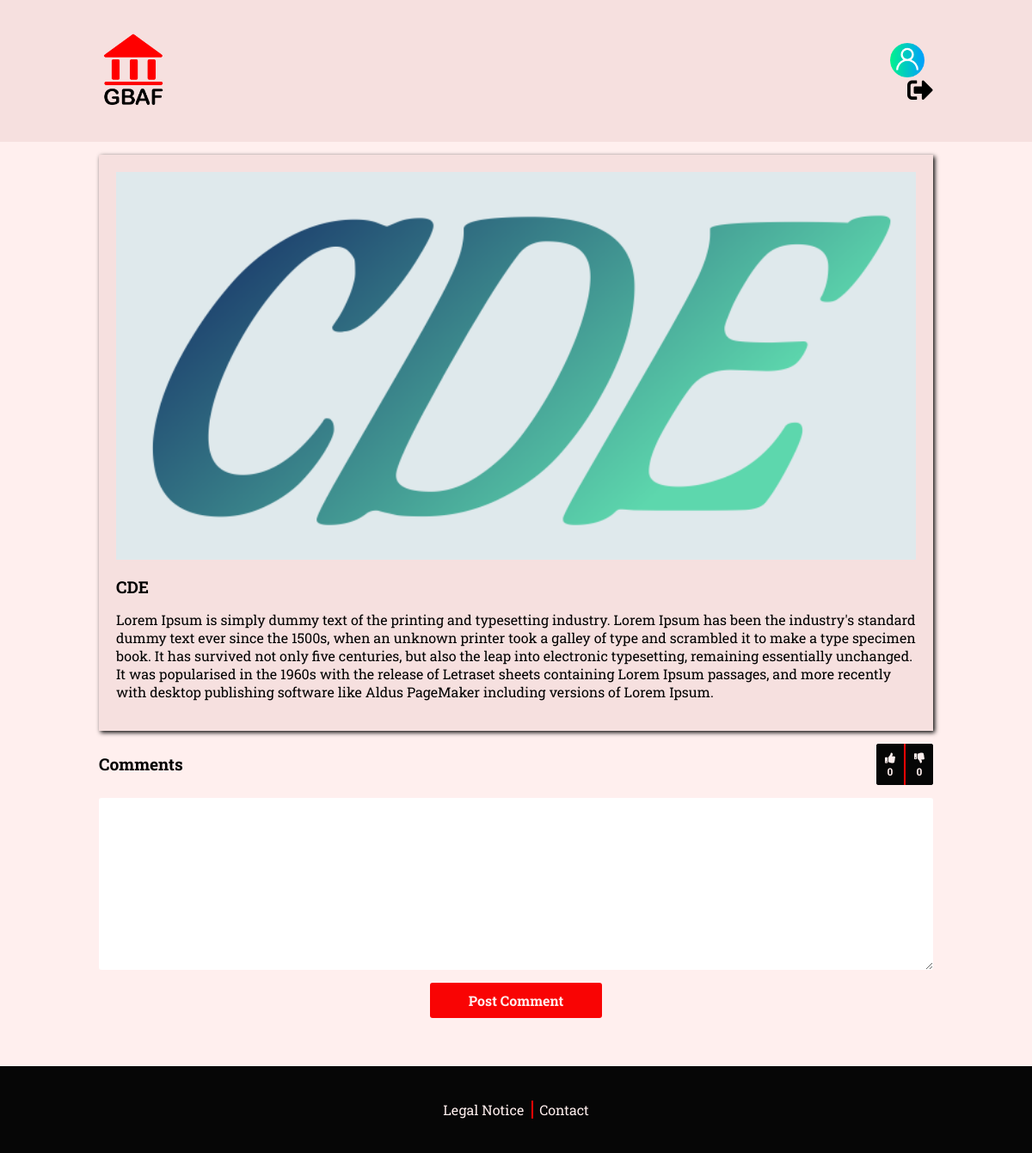
/index.php?controller=partner&task=getOnePartner&partnerId=1 (signed in), run on the app's committed database.
### tables this page shows
CREATE TABLE `gbaf_partner` (
  `id` int(11) NOT NULL,
  `logo` varchar(255) NOT NULL,
  `title` varchar(255) NOT NULL,
  `content` text NOT NULL,
  `createdAt` datetime NOT NULL DEFAULT current_timestamp()
);

### app/Vue.php (called while the page is built, shortened)
<?php
class Vue {
  public static function render(string $page, array $array = []) {
    extract($array);
    require('views/'.$page.'.html.php');
    require('views/template.html.php');
  }
}

### app/controllers/Partner.php (called while the page is built, shortened)
<?php
class Partner extends Controller {
  public function getOnePartner() {
    if(isset($_GET['partnerId']) && (int)$_GET['partnerId']) {
      $partner = $this->model->findById($_GET['partnerId']);
      $voteManager = new \Models\Vote();
      $likes = $voteManager->findVotesByPartner($_GET['partnerId'], "like_count");
      $dislikes = $voteManager->findVotesByPartner($_GET['partnerId'], "dislike_count");
    } else {
      \Location::redirect("index.php?controller=partner&task=getAllPartners");
    }
    \Vue::render("partner/partner", compact("title", "partner", "comments", "likes", "dislikes", "partnerId"));
  }
}

### app/Application.php (called while the page is built, shortened)
<?php
class Application {
  public static function process() {
    $task = "signin";
    if(!empty($_GET['task'])) {
      $task = $_GET['task'];
    }
    $controller = new $controllerName();
    $controller->$task();
  }
}

### index.php (called while the page is built, shortened)
<?php
require_once './app/Autoloader.php';
Application::process();

### app/controllers/Controller.php (called while the page is built, shortened)
<?php
abstract class Controller {
  public function __construct() {
    $this->model = new $this->modelName();
  }
}

### app/Autoloader.php (called while the page is built, shortened)
<?php
class Autoloader {
  public static function loadClass() {
    spl_autoload_register(function($className) {
      $className = str_replace("\\", "/", $className);
    });
  }
}

### app/models/Model.php (called while the page is built, shortened)
<?php
abstract class Model {
  private static $user = "root";
  private static $password = "";
  private static $dsn = 'mysql:host=localhost;dbname=gbaf';
  private static $pdo;
  private static function setDb() {
    try {
      self::$pdo = new \PDO(self::$dsn, self::$user, self::$password);
      self::$pdo->setAttribute(\PDO::ATTR_ERRMODE, \PDO::ERRMODE_EXCEPTION);
    } catch (\PDOException $e) {
      echo 'Connexion failed : ' . $e->getMessage();
    }
  }
  protected function getDb() {
    return self::$pdo;
  }
}

### app/models/Partner.php (called while the page is built, shortened)
<?php
class Partner extends Model {
  public function findById($id) {
    $req = 'SELECT * FROM gbaf_partner WHERE id = :id';
    $stmt = $this->getDb()->prepare($req);
    $stmt->bindValue(':id', $id, \PDO::PARAM_INT);
    $stmt->execute();
    $partner = $stmt->fetch(\PDO::FETCH_ASSOC);
    return $partner;
  }
}

### app/models/Vote.php (called while the page is built, shortened)
<?php
class Vote extends Model {
  public function findVotesByPartner($partner_id, $col) {
    $req = "SELECT {$col} FROM gbaf_vote WHERE partner_id = :partner_id AND {$col} > 0";
    $stmt = $this->getDb()->prepare($req);
    $stmt->bindValue(':partner_id', $partner_id, \PDO::PARAM_INT);
    $stmt->execute();
    $votes = $stmt->fetchAll(\PDO::FETCH_ASSOC);
    return $votes;
  }
}

### views/partner/partner.html.php (the view, shortened to what this page needs)
<section class="actors">
  <div class="wrapper">
    <div class="actors-container">
      <div class="show_actor">
        <article>
          <img src="public/img/<?= $partner['logo'] ?>" alt="<?= $partner['title'] ?>">
          <h3 class="actor-title"><?= $partner['title'] ?></h3>
          <p class="actor-p"><?= $partner['content'] ?></p>
        </article>
      </div>
      <div class="actor-comments">
        <div class="actor-comment-flex-1">
          <h3 class="flex-item-1">Comments</h3>
          <div class="flex-item-2">
            <form action="index.php?controller=vote&task=thumbUp" method="POST">
              <button type="submit" class="actor-button" name="thumb-up">
                <i class="fas fa-thumbs-up"></i><br />
                <?= count($likes) ?>
              </button>
            </form>
            <form action="index.php?controller=vote&task=thumbDown" method="POST">
              <button type="submit" class="actor-button" name="thumb-down">
                <i class="fas fa-thumbs-down"></i><br />
                <?= count($dislikes) ?>
              </button>
            </form>
          </div>
        </div>
        <div class="post-comment">
          <form action="index.php?controller=comment&task=saveComment" method="POST">
            <textarea name="comment" id="" cols="30" rows="10" class="commentTextarea"></textarea>
            <button type="submit" name="comment-submit">Post Comment</button>
          </form>
        </div>
        <div class="comments">
        </div>
      </div>
    </div>
  </div>
</section>

### public/css/style.css (style rules this page uses)
* { margin: 0; padding: 0; box-sizing: border-box; font-family: "Roboto Slab", sans-serif; }
body { position: relative; min-width: 315px; min-height: 100vh; padding-bottom: 100px; background: #FFEFEE; }
a, input, textarea, button, select { -webkit-tap-highlight-color: rgba(0,0,0,0); outline: 0; border: none; text-decoration: none; }
img { width: 100%; height: auto; }
.wrapper { position: relative; padding: 0 15px; }
.actor-title { font-size: 1.2em; font-weight: 700; margin: 15px 0; }
.actor-p { margin: 15px 0; }
.show_actor { margin: 15px 0; padding: 20px; background-color: #F6E0DF; box-shadow: 2px 2px 5px #060606; }
.actor-comment-flex-1 { display: flex; align-items: center; }
.flex-item-1 { font-size: 1.2em; flex-grow: 1; font-weight: 700; }
.flex-item-2 { display: flex; border-radius: 3px; background: #060606; }
.flex-item-2 form:last-child { border-left: 2px solid #F90404; }
.actor-button { font-size: 12px; font-weight: 700; padding: 8px 10px; color: #FFEFEE; border-radius: 3px; cursor: pointer; background: #060606; }
.post-comment form { margin: 15px 0; }
.commentTextarea { display: block; width: 100%; margin: 0 auto; padding: 10px; border-radius: 3px; background: #fff; }
.post-comment button { display: block; width: 200px; margin: 15px auto; padding: 10px; font-size: 1em; font-weight: 700; color: #FFEFEE; cursor: pointer; border-radius: 3px; background: #F90404; }
.comments { padding: 20px 0; margin: 2px 0; color: #060606; border-radius: 3px; }
@media screen and (min-width: 1000px) { .wrapper { width: 1000px; margin: 0 auto; } }

### data on the page
gbaf_partner: logo (picture), title "CDE", content "Lorem Ipsum is simply dummy text of the printing and typesetting industry. Lorem Ipsum has been the industry's standard dummy text ever since the 1500s, when an unknown printer took a galley of type and scrambled it to make a type specimen book. It has survived not only five centuries, but also the leap into electronic typesetting, remaining essentially unchanged. It was popularised in the 1960s with the release of Letraset sheets containing Lorem Ipsum passages, and more recently with desktop publishing software like Aldus PageMaker including versions of Lorem Ipsum."

### other printed values
count($likes) "0"
count($dislikes) "0"
